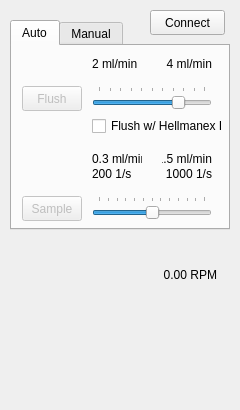
<?xml version="1.0" encoding="UTF-8"?>
<ui version="4.0">
 <class>ControlFluidic</class>
 <widget class="QMainWindow" name="ControlFluidic">
  <property name="geometry">
   <rect>
    <x>0</x>
    <y>0</y>
    <width>240</width>
    <height>410</height>
   </rect>
  </property>
  <property name="windowTitle">
   <string>Fluidic circuit</string>
  </property>
  <widget class="QWidget" name="centralWidget">
   <widget class="QPushButton" name="pushButton_connect">
    <property name="geometry">
     <rect>
      <x>150</x>
      <y>10</y>
      <width>75</width>
      <height>25</height>
     </rect>
    </property>
    <property name="text">
     <string>Connect</string>
    </property>
   </widget>
   <widget class="QTabWidget" name="tabWidget">
    <property name="geometry">
     <rect>
      <x>10</x>
      <y>20</y>
      <width>220</width>
      <height>210</height>
     </rect>
    </property>
    <property name="currentIndex">
     <number>0</number>
    </property>
    <widget class="QWidget" name="tab">
     <attribute name="title">
      <string>Auto</string>
     </attribute>
     <widget class="QSlider" name="horizontalSlider_flush">
      <property name="geometry">
       <rect>
        <x>80</x>
        <y>40</y>
        <width>120</width>
        <height>25</height>
       </rect>
      </property>
      <property name="minimum">
       <number>2000</number>
      </property>
      <property name="maximum">
       <number>4000</number>
      </property>
      <property name="singleStep">
       <number>200</number>
      </property>
      <property name="pageStep">
       <number>200</number>
      </property>
      <property name="sliderPosition">
       <number>3500</number>
      </property>
      <property name="orientation">
       <enum>Qt::Horizontal</enum>
      </property>
      <property name="tickPosition">
       <enum>QSlider::TicksAbove</enum>
      </property>
      <property name="tickInterval">
       <number>200</number>
      </property>
     </widget>
     <widget class="QSlider" name="horizontalSlider_sample">
      <property name="geometry">
       <rect>
        <x>80</x>
        <y>150</y>
        <width>120</width>
        <height>25</height>
       </rect>
      </property>
      <property name="minimum">
       <number>300</number>
      </property>
      <property name="maximum">
       <number>1500</number>
      </property>
      <property name="singleStep">
       <number>100</number>
      </property>
      <property name="pageStep">
       <number>100</number>
      </property>
      <property name="value">
       <number>900</number>
      </property>
      <property name="orientation">
       <enum>Qt::Horizontal</enum>
      </property>
      <property name="tickPosition">
       <enum>QSlider::TicksAbove</enum>
      </property>
      <property name="tickInterval">
       <number>100</number>
      </property>
     </widget>
     <widget class="QPushButton" name="pushButton_sample">
      <property name="enabled">
       <bool>false</bool>
      </property>
      <property name="geometry">
       <rect>
        <x>10</x>
        <y>150</y>
        <width>60</width>
        <height>25</height>
       </rect>
      </property>
      <property name="text">
       <string>Sample</string>
      </property>
     </widget>
     <widget class="QPushButton" name="pushButton_flush">
      <property name="enabled">
       <bool>false</bool>
      </property>
      <property name="geometry">
       <rect>
        <x>10</x>
        <y>40</y>
        <width>60</width>
        <height>25</height>
       </rect>
      </property>
      <property name="text">
       <string>Flush</string>
      </property>
     </widget>
     <widget class="QLabel" name="label_2">
      <property name="geometry">
       <rect>
        <x>80</x>
        <y>30</y>
        <width>120</width>
        <height>5</height>
       </rect>
      </property>
      <property name="text">
       <string/>
      </property>
      <property name="pixmap">
       <pixmap resource="icons.qrc">:/fluidic/colorbar_flush.png</pixmap>
      </property>
     </widget>
     <widget class="QLabel" name="label_11">
      <property name="geometry">
       <rect>
        <x>80</x>
        <y>140</y>
        <width>120</width>
        <height>5</height>
       </rect>
      </property>
      <property name="text">
       <string/>
      </property>
      <property name="pixmap">
       <pixmap resource="icons.qrc">:/fluidic/colorbar_sample.png</pixmap>
      </property>
     </widget>
     <widget class="QLabel" name="label_13">
      <property name="geometry">
       <rect>
        <x>80</x>
        <y>10</y>
        <width>50</width>
        <height>15</height>
       </rect>
      </property>
      <property name="text">
       <string>2 ml/min</string>
      </property>
     </widget>
     <widget class="QLabel" name="label_14">
      <property name="geometry">
       <rect>
        <x>150</x>
        <y>10</y>
        <width>50</width>
        <height>15</height>
       </rect>
      </property>
      <property name="text">
       <string>4 ml/min</string>
      </property>
      <property name="alignment">
       <set>Qt::AlignRight|Qt::AlignTrailing|Qt::AlignVCenter</set>
      </property>
     </widget>
     <widget class="QLabel" name="label_15">
      <property name="geometry">
       <rect>
        <x>80</x>
        <y>105</y>
        <width>50</width>
        <height>15</height>
       </rect>
      </property>
      <property name="text">
       <string>0.3 ml/min</string>
      </property>
     </widget>
     <widget class="QLabel" name="label_16">
      <property name="geometry">
       <rect>
        <x>150</x>
        <y>105</y>
        <width>50</width>
        <height>15</height>
       </rect>
      </property>
      <property name="text">
       <string>1.5 ml/min</string>
      </property>
      <property name="alignment">
       <set>Qt::AlignRight|Qt::AlignTrailing|Qt::AlignVCenter</set>
      </property>
     </widget>
     <widget class="QLabel" name="label_17">
      <property name="geometry">
       <rect>
        <x>80</x>
        <y>120</y>
        <width>50</width>
        <height>15</height>
       </rect>
      </property>
      <property name="text">
       <string>200 1/s</string>
      </property>
     </widget>
     <widget class="QLabel" name="label_18">
      <property name="geometry">
       <rect>
        <x>150</x>
        <y>120</y>
        <width>50</width>
        <height>15</height>
       </rect>
      </property>
      <property name="text">
       <string>1000 1/s</string>
      </property>
      <property name="alignment">
       <set>Qt::AlignRight|Qt::AlignTrailing|Qt::AlignVCenter</set>
      </property>
     </widget>
     <widget class="QCheckBox" name="checkBox_hellmanex">
      <property name="geometry">
       <rect>
        <x>80</x>
        <y>70</y>
        <width>130</width>
        <height>20</height>
       </rect>
      </property>
      <property name="text">
       <string>Flush w/ Hellmanex III</string>
      </property>
     </widget>
    </widget>
    <widget class="QWidget" name="tab_2">
     <attribute name="title">
      <string>Manual</string>
     </attribute>
     <widget class="QLabel" name="label_10">
      <property name="geometry">
       <rect>
        <x>10</x>
        <y>10</y>
        <width>20</width>
        <height>21</height>
       </rect>
      </property>
      <property name="text">
       <string>1</string>
      </property>
     </widget>
     <widget class="QLabel" name="label_7">
      <property name="geometry">
       <rect>
        <x>70</x>
        <y>10</y>
        <width>20</width>
        <height>21</height>
       </rect>
      </property>
      <property name="text">
       <string>4</string>
      </property>
     </widget>
     <widget class="QLabel" name="label_3">
      <property name="geometry">
       <rect>
        <x>150</x>
        <y>10</y>
        <width>20</width>
        <height>21</height>
       </rect>
      </property>
      <property name="text">
       <string>8</string>
      </property>
     </widget>
     <widget class="QLabel" name="label_4">
      <property name="geometry">
       <rect>
        <x>130</x>
        <y>10</y>
        <width>20</width>
        <height>21</height>
       </rect>
      </property>
      <property name="text">
       <string>7</string>
      </property>
     </widget>
     <widget class="QLabel" name="label_8">
      <property name="geometry">
       <rect>
        <x>50</x>
        <y>10</y>
        <width>20</width>
        <height>21</height>
       </rect>
      </property>
      <property name="text">
       <string>3</string>
      </property>
     </widget>
     <widget class="QLabel" name="label_6">
      <property name="geometry">
       <rect>
        <x>90</x>
        <y>10</y>
        <width>20</width>
        <height>21</height>
       </rect>
      </property>
      <property name="text">
       <string>5</string>
      </property>
     </widget>
     <widget class="QLabel" name="label_5">
      <property name="geometry">
       <rect>
        <x>110</x>
        <y>10</y>
        <width>20</width>
        <height>21</height>
       </rect>
      </property>
      <property name="text">
       <string>6</string>
      </property>
     </widget>
     <widget class="QLabel" name="label_9">
      <property name="geometry">
       <rect>
        <x>30</x>
        <y>10</y>
        <width>20</width>
        <height>21</height>
       </rect>
      </property>
      <property name="text">
       <string>2</string>
      </property>
     </widget>
     <widget class="QLabel" name="label">
      <property name="geometry">
       <rect>
        <x>170</x>
        <y>10</y>
        <width>41</width>
        <height>21</height>
       </rect>
      </property>
      <property name="text">
       <string>valve</string>
      </property>
     </widget>
     <widget class="QCheckBox" name="checkBox_direction">
      <property name="geometry">
       <rect>
        <x>10</x>
        <y>155</y>
        <width>60</width>
        <height>25</height>
       </rect>
      </property>
      <property name="text">
       <string>direction</string>
      </property>
     </widget>
     <widget class="QCheckBox" name="checkBox_brake">
      <property name="geometry">
       <rect>
        <x>80</x>
        <y>155</y>
        <width>50</width>
        <height>25</height>
       </rect>
      </property>
      <property name="text">
       <string>brake</string>
      </property>
      <property name="checked">
       <bool>true</bool>
      </property>
     </widget>
     <widget class="QLabel" name="label_12">
      <property name="geometry">
       <rect>
        <x>170</x>
        <y>30</y>
        <width>41</width>
        <height>21</height>
       </rect>
      </property>
      <property name="text">
       <string>on/off</string>
      </property>
     </widget>
     <widget class="QPushButton" name="pushButton_apply">
      <property name="enabled">
       <bool>false</bool>
      </property>
      <property name="geometry">
       <rect>
        <x>135</x>
        <y>155</y>
        <width>75</width>
        <height>25</height>
       </rect>
      </property>
      <property name="text">
       <string>Apply</string>
      </property>
     </widget>
     <widget class="QLabel" name="label_status_3">
      <property name="geometry">
       <rect>
        <x>10</x>
        <y>60</y>
        <width>150</width>
        <height>15</height>
       </rect>
      </property>
      <property name="font">
       <font>
        <weight>50</weight>
        <bold>false</bold>
       </font>
      </property>
      <property name="text">
       <string>Revolutions per minute (RPM)</string>
      </property>
     </widget>
     <widget class="QLabel" name="label_status_4">
      <property name="geometry">
       <rect>
        <x>90</x>
        <y>80</y>
        <width>30</width>
        <height>25</height>
       </rect>
      </property>
      <property name="font">
       <font>
        <weight>50</weight>
        <bold>false</bold>
       </font>
      </property>
      <property name="text">
       <string>RPM</string>
      </property>
     </widget>
     <widget class="QDoubleSpinBox" name="doubleSpinBox_rpm">
      <property name="geometry">
       <rect>
        <x>10</x>
        <y>80</y>
        <width>70</width>
        <height>25</height>
       </rect>
      </property>
      <property name="maximum">
       <double>100.000000000000000</double>
      </property>
      <property name="value">
       <double>20.000000000000000</double>
      </property>
     </widget>
     <widget class="QCheckBox" name="checkBox_pulsationReduction">
      <property name="geometry">
       <rect>
        <x>10</x>
        <y>125</y>
        <width>200</width>
        <height>25</height>
       </rect>
      </property>
      <property name="text">
       <string>pulsation reduction</string>
      </property>
     </widget>
    </widget>
   </widget>
   <widget class="Plot" name="qwtPlot_stats">
    <property name="geometry">
     <rect>
      <x>15</x>
      <y>260</y>
      <width>210</width>
      <height>140</height>
     </rect>
    </property>
    <property name="sizePolicy">
     <sizepolicy hsizetype="Expanding" vsizetype="Expanding">
      <horstretch>0</horstretch>
      <verstretch>0</verstretch>
     </sizepolicy>
    </property>
    <widget class="QLabel" name="label_rpm">
     <property name="geometry">
      <rect>
       <x>142</x>
       <y>8</y>
       <width>60</width>
       <height>15</height>
      </rect>
     </property>
     <property name="text">
      <string>0.00 RPM</string>
     </property>
     <property name="alignment">
      <set>Qt::AlignRight|Qt::AlignTop|Qt::AlignTrailing</set>
     </property>
    </widget>
   </widget>
   <widget class="QLabel" name="label_status">
    <property name="geometry">
     <rect>
      <x>10</x>
      <y>235</y>
      <width>220</width>
      <height>20</height>
     </rect>
    </property>
    <property name="font">
     <font>
      <weight>75</weight>
      <bold>true</bold>
     </font>
    </property>
    <property name="text">
     <string>&lt;is connected?&gt;</string>
    </property>
    <property name="alignment">
     <set>Qt::AlignCenter</set>
    </property>
   </widget>
   <zorder>tabWidget</zorder>
   <zorder>pushButton_connect</zorder>
   <zorder>qwtPlot_stats</zorder>
   <zorder>label_status</zorder>
  </widget>
 </widget>
 <layoutdefault spacing="6" margin="11"/>
 <customwidgets>
  <customwidget>
   <class>Plot</class>
   <extends>QFrame</extends>
   <header>plot.h</header>
   <container>1</container>
  </customwidget>
 </customwidgets>
 <resources>
  <include location="icons.qrc"/>
 </resources>
 <connections/>
</ui>
